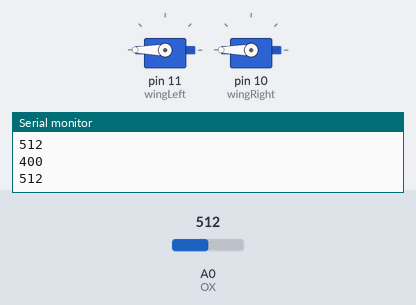
Bench run of a sketch on a simulated Arduino Uno, built with avr-gcc and run on an emulated ATmega328P. Shown: 2 × servo, the last lines printed to the serial monitor. Inputs (shaded band) come from the test bench; at power-on: A0 (OX) = 512.

Above: at 1.2 s.
1.3 s: A0 (OX) set to 716
At 2.3 s:
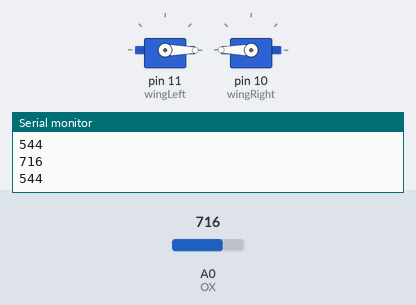
2.8 s: A0 (OX) set to 1023
At 3.5 s:
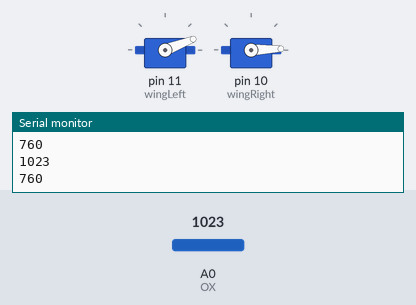
4.3 s: A0 (OX) set to 306
At 4.6 s:
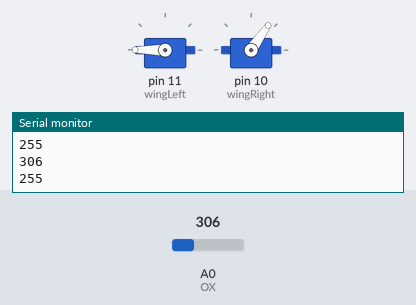
5.8 s: A0 (OX) set to 122
At 6.9 s:
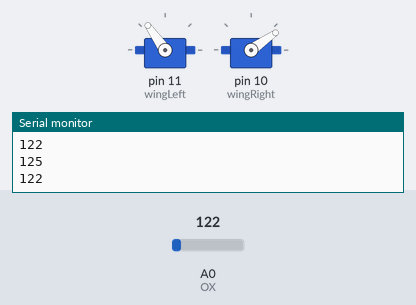
7.3 s: A0 (OX) set to 0
At 8.0 s:
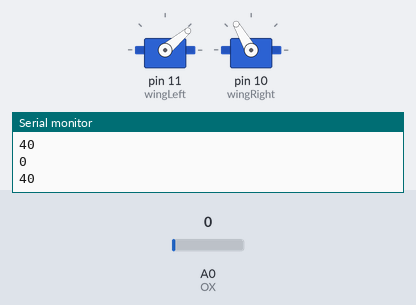
8.8 s: A0 (OX) set to 511
At 9.2 s:
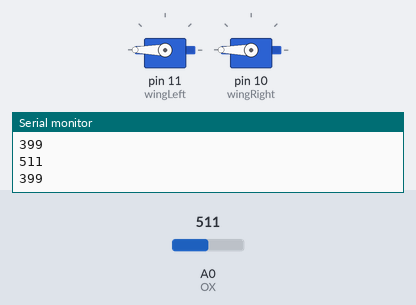
Timing chart, 0 to 11.3 s (numbered marks = the images above; inputs shaded):
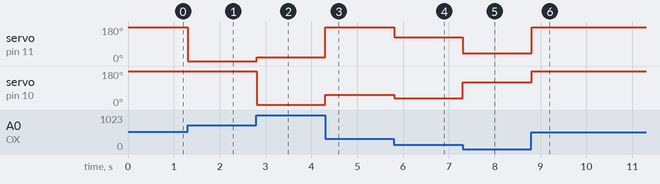

The sketch:

AirplaneWingSteeringWithJoystick.ino
```cpp
#include <Servo.h>

volatile char cmd;
const int OX = 0;
volatile int val = 0;

volatile int val2 = 0;
Servo wingLeft;
Servo wingRight;

void setup()
{
  Serial.begin(9600);
  digitalWrite(13, HIGH);
  digitalWrite(12, HIGH);
  wingLeft.attach(11);
  wingRight.attach(10);
}

void loop()
{
  val = analogRead(OX);
  Serial.println(val); // reads the value of the potentiometer (value between 0 and 1023)

  val2 = map(val, 0, 142, 40, 140);
  val = map(val, 0, 142, 40, 140);     // scale it to use it with the servo (value between 0 and 180)
  val2 = abs(180 - val2)-20;
  Serial.println(val);
  wingLeft.write(val);
  wingRight.write(val2);

  delay(10);
}
```

Measured:
- after the input at 1.3 s, servo on pin 11 (wingLeft): 180° → 0° at once
- after the input at 2.8 s, servo on pin 11 (wingLeft): 0° → 21° at once; servo on pin 10 (wingRight): 180° → 2° at once
- after the input at 4.3 s, servo on pin 11 (wingLeft): 21° → 180° at once; servo on pin 10 (wingRight): 2° → 55° at once
- after the input at 5.8 s, servo on pin 11 (wingLeft): 180° → 125° at once; servo on pin 10 (wingRight): 55° → 35° at once
- after the input at 7.3 s, servo on pin 11 (wingLeft): 125° → 40° at once; servo on pin 10 (wingRight): 35° → 120° at once
- after the input at 8.8 s, servo on pin 11 (wingLeft): 40° → 180° at once; servo on pin 10 (wingRight): 120° → 180° at once
